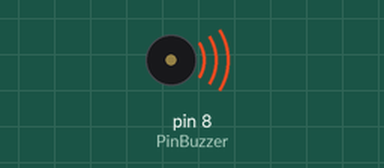
The sketch below on a simulated Arduino Uno, built with avr-gcc and run on an emulated ATmega328P. Parts: buzzer (waves = sounding).

Above: at 0.1 s.
Timing chart, 0 to 1.6 s (numbered marks = the images above):
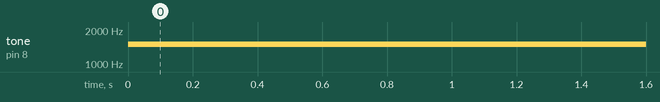

Measured:
- by itself, tone on pin 8 (PinBuzzer): silent → 1500 Hz at 0.00 s

The sketch:

_8_Buzzer.ino
```cpp
/*
   Programar: Buzzer
   Autor: Joab Torres Alencar
   Curso: Tecnologo em Análise  e Desenvolvimento de Sistemas - Turma 2015
*/

#define PinBuzzer 8
/*
  Função: setup() - executa somente uma vez no projeto
*/
void setup() {
  pinMode(PinBuzzer, OUTPUT);
}

/*
  Função: Loop() - Executa infinitamente no projeto desde que o arduino esteja ligado!
*/
void loop() {
  tone(PinBuzzer, 1500, 800);
}
```
